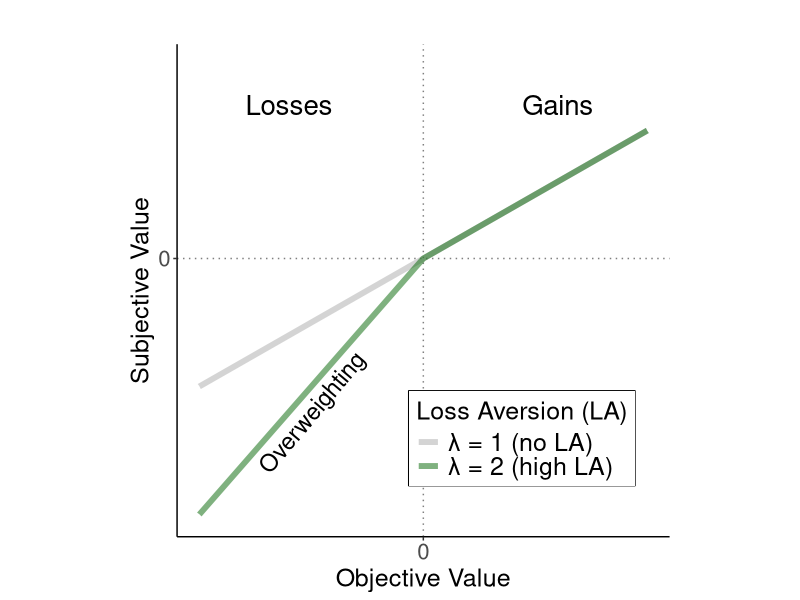
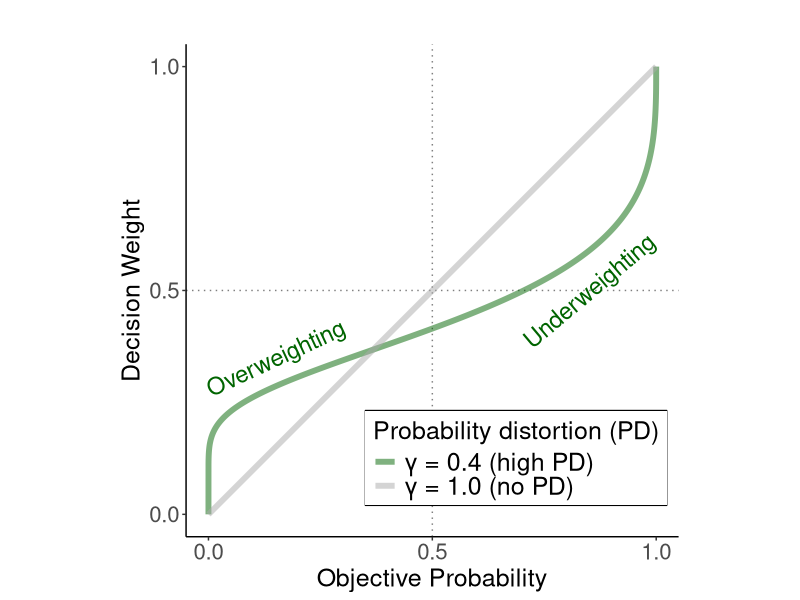
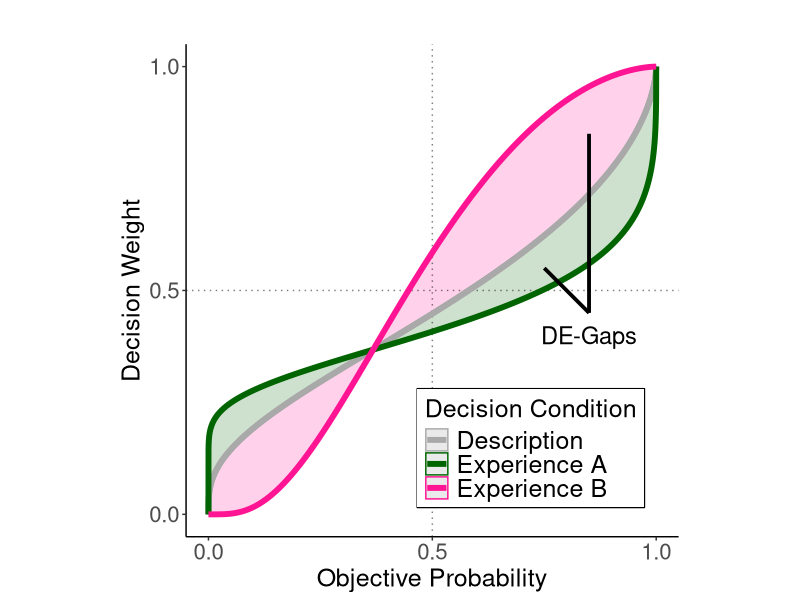
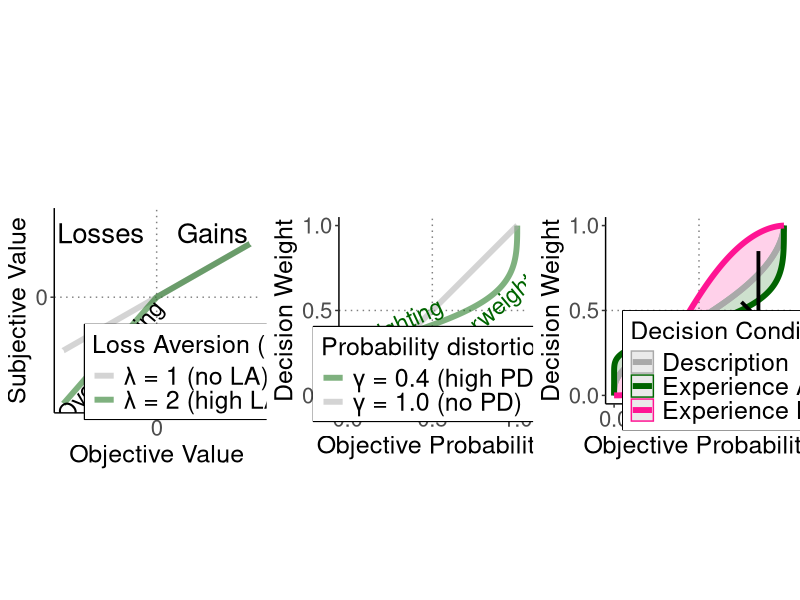
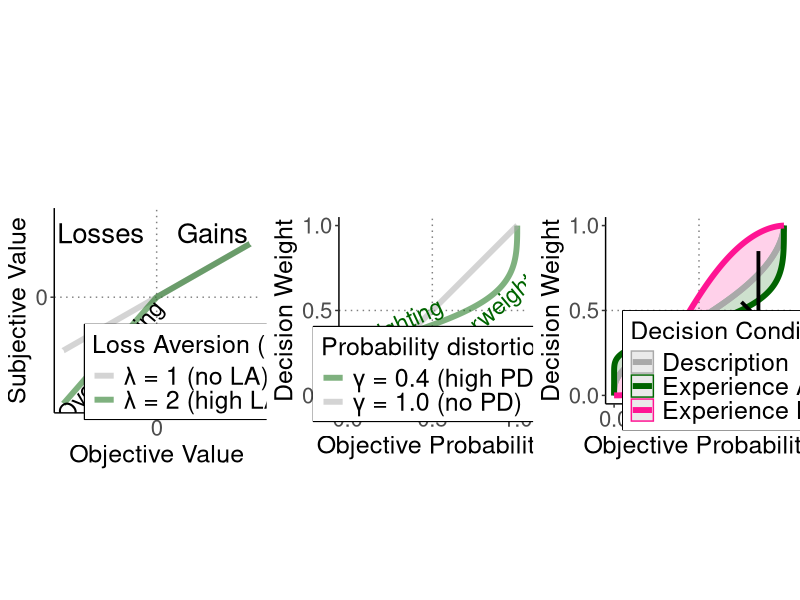
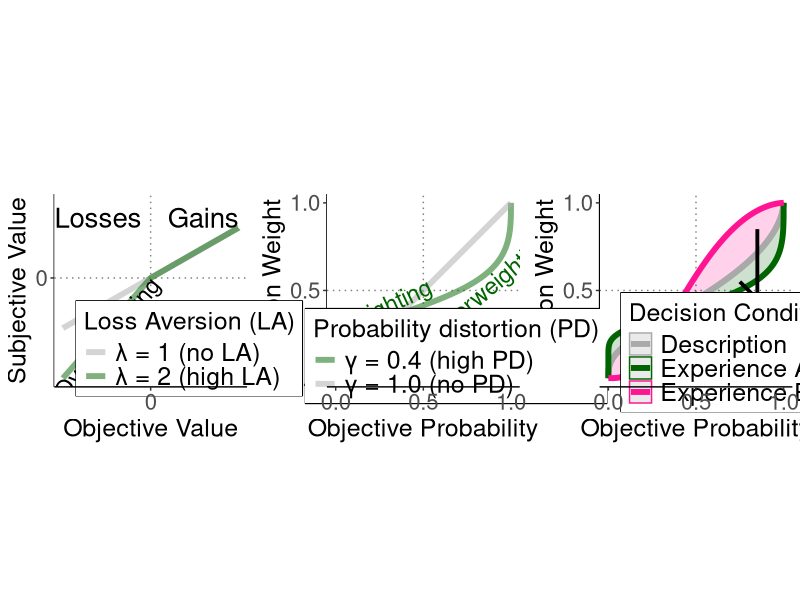
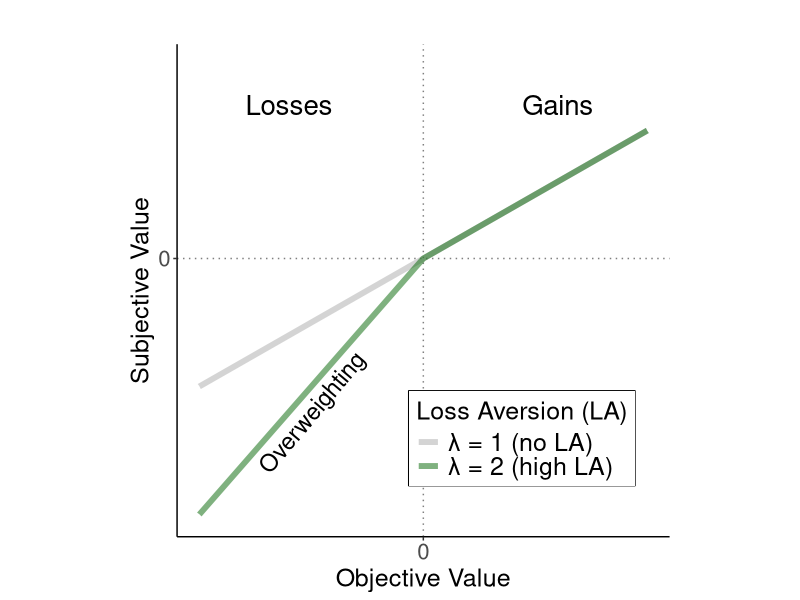
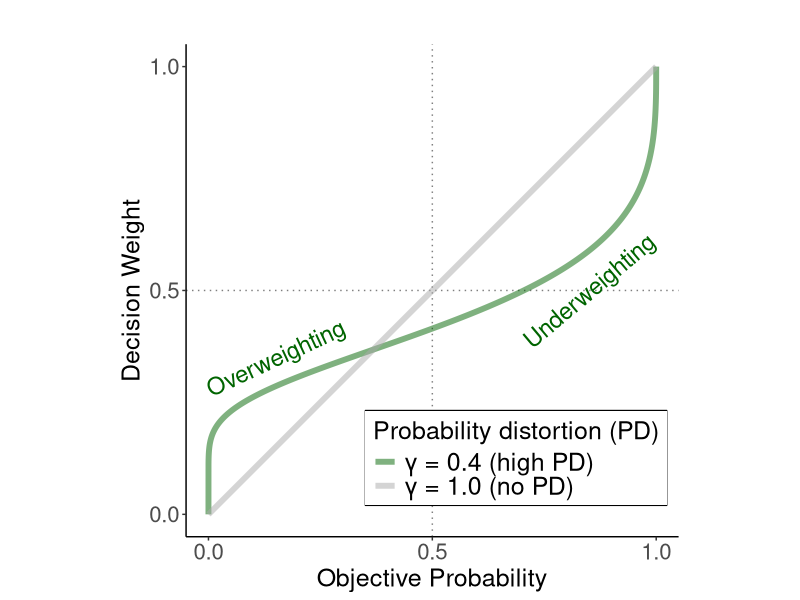

These figures' R source, in order:
library(tidyverse)
library(gridExtra)
RECALC_BAYES <- F
value_function <- function (v, lambda) {
  
  subj_v <- sapply(v, FUN= function(x) {
    if (x > 0) {
      subjective_value <- x
    } else if (x < 0) {
      subjective_value <- lambda * x
    } else {
      subjective_value <- 0
    }
    return(subjective_value)
  })
  
  return(subj_v)
  
}

x <- seq(from=-100, to=100, by=.01)
y1 <- value_function(x, 1)
y2 <- value_function(x, 2)


df_value <- data.frame(x, y1, y2)
df_value <- df_value %>% pivot_longer(c("y1", "y2")) %>% mutate(name=recode(name, y1 = "λ = 1 (no LA)", y2="λ = 2 (high LA)"))



p1 <- ggplot(df_value, aes(x=x, y = value, color=name)) + 
  geom_vline(xintercept=0, alpha=.5, linetype="dotted") +
  geom_hline(yintercept=0, alpha=.5, linetype="dotted") +
  geom_line( size=2, alpha=.5) +
  theme_classic() + 
  ylim(c(-100, 100)) +
  xlim(c(-100,100)) + 
  scale_y_continuous(breaks=c(0), limits=c(-200,150))+
  scale_x_continuous(breaks=c(0), limits=c(-100,100))+
  labs(x="Objective Value", y="Subjective Value", color="Loss Aversion (LA)", title="") +
  theme(axis.text = element_text(size=16),
        axis.title=element_text(size=18),
        legend.text = element_text(size=18),
        legend.title = element_text(size=18),
        plot.title=element_text(size=22),
        legend.position=c(.7, .2),
        legend.box.background = element_rect(colour = "black", size=.5),
        legend.spacing.y = unit(0, "mm"),
        aspect.ratio=1) +
  scale_color_manual(values=c("darkgrey", "darkgreen")) + 
  annotate("text", y=-120, x=-50, angle=50, size=6, label="Overweighting") + 
  annotate("text", y=120, x=-60, size=7, label="Losses")+ 
  annotate("text", y=120, x=60, size=7, label="Gains")

p1



probability_weighting_function <- function(p, gamma) {
  return(  exp( - (  - log(p) )^gamma  )  )
}


p <- seq(0, 1, by=.0001)
yp1 <- probability_weighting_function(p, .35)
yp2 <- probability_weighting_function(p, 1)

dfp <- data.frame(p, yp1, yp2) %>% pivot_longer(c("yp1","yp2"))  %>%
  mutate(name=recode(name, yp2 = "γ = 1.0 (no PD)", yp1="γ = 0.4 (high PD)"))

p2 <- ggplot(dfp, aes(x=p, y=value, color=name)) + 
  geom_vline(xintercept=0.5, alpha=.5, linetype="dotted") +
  geom_hline(yintercept=0.5, alpha=.5, linetype="dotted") +
  geom_line(size=2, alpha=.5) + 
  theme_classic() + 
  scale_y_continuous(breaks=c(0,.5,1))+
  scale_x_continuous(breaks=c(0,.5,1))+
  labs(x="Objective Probability", y="Decision Weight", color="Probability distortion (PD)", title="") +
  theme(axis.text = element_text(size=16),
        axis.title=element_text(size=18),
        legend.text = element_text(size=18),
        legend.title = element_text(size=18),
        plot.title=element_text(size=22),
        legend.position=c(.67, .16),
        legend.box.background = element_rect(colour = "black", size=.5),
        legend.spacing.y = unit(0, "mm"),
        aspect.ratio=1) +
  scale_color_manual(values=c("darkgreen", "darkgrey")) +
  annotate("text", y=0.35, x=0.15, angle=25, size=6, color="darkgreen", label="Overweighting")+
  annotate("text", y=0.50, x=0.85, angle=40, size=6, color="darkgreen", label="Underweighting")


p2









p <- seq(0, 1, by=.0001)
yp1 <- probability_weighting_function(p, .3)
yp2 <- probability_weighting_function(p, .6)
yp3 <- probability_weighting_function(p, 1.7)
dfp <- data.frame(p, yp1, yp2, cond = rep("1", times=length(p))) %>% mutate(higher = ifelse(yp1>yp2, yp1, yp2), lower=ifelse(yp1<yp2, yp1, yp2)) %>% 
  pivot_longer(c("yp1","yp2"))  %>% mutate(name=recode(name, yp1 = "Experience A", yp2="Description"))
dfp2 <- data.frame(p, yp2, yp3, cond = rep("2", times=length(p))) %>% mutate(higher = ifelse(yp3>yp2, yp3, yp2), lower=ifelse(yp3<yp2, yp3, yp2)) %>% 
  pivot_longer(c("yp3","yp2"))  %>% mutate(name=recode(name, yp3 = "Experience B", yp2="Description"))

dfp <- rbind(dfp, dfp2)



p3 <- ggplot(dfp, aes(x=p, y=value, color=name, fill=cond,ymin=higher, ymax=lower)) +
  geom_ribbon(alpha=.1) +
  geom_vline(xintercept=0.5, alpha=.5, linetype="dotted") +
  geom_hline(yintercept=0.5, alpha=.5, linetype="dotted") +
  geom_line(size=2) + 
  theme_classic() + 
  scale_y_continuous(breaks=c(0,.5,1))+
  scale_x_continuous(breaks=c(0,.5,1))+
  labs(x="Objective Probability", y="Decision Weight", color="Decision Condition", title="") +
  theme(axis.text = element_text(size=16),
        axis.title=element_text(size=18),
        legend.text = element_text(size=18),
        legend.title = element_text(size=18),
        plot.title=element_text(size=22),
        legend.position=c(.7, .18),
        legend.box.background = element_rect(colour = "black", size=.5),
        legend.spacing.y = unit(0, "mm"),
        aspect.ratio=1) +
  scale_color_manual(values=c("darkgrey", "darkgreen", "deeppink"))+
  scale_fill_manual(values=c("darkgreen", "deeppink")) +
  annotate("segment", x=.85, y=.45, yend=.85, xend=.85, size=1.3) + 
  annotate("segment", x=.85, y=.45, yend=.55, xend=.75, size=1.3) + 
  annotate("text", x=.85, y=.4, label="DE-Gaps",size=6) + 
  guides(fill="none")








p3


library(gridExtra)
library(grid)

t <- grid.arrange(p1, p2, p3, nrow=1, top = textGrob("",gp=gpar(fontsize=30,font=2)))

grid.arrange(p1, p2, p3, nrow=1, top = textGrob("",gp=gpar(fontsize=30,font=2)))

egg::ggarrange(p1, p2, p3, nrow=1)

#ggsave("test.emf",
#       plot=t,
#       width=13.33,
#       height=3.75,
#       units="in",
#       dpi=150
#       )



p1
p2
p3
